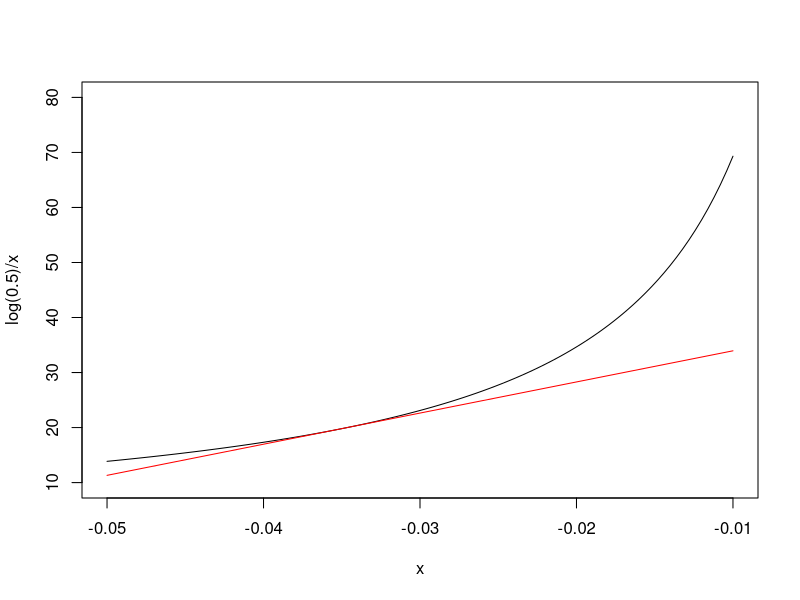

Recreate this plot in R.
## ---- chunk 1
Thalf <- log(0.5)/-0.035
Thalf
## ---- chunk 2
curve(log(0.5)/x, from=-0.05, to = -0.01, ylim=c(10,80))
curve(log(0.5)/-0.035 -(log(0.5)/((-0.035)^2)) * (x + 0.035), add=T, col="red")
## ---- chunk 3
D(expression(log(0.5)/X), "X")
## ---- chunk 4
X <- -0.035
m <- eval( D(expression(log(0.5)/X), "X") )
m
## ---- chunk 5
39.60841 + 565.8344 * -0.035
## ---- chunk 6
sqrt( m^2 * (0.00195 ^ 2) )
## ---- chunk 7
D(expression(exp(X)), "X")
## ---- chunk 8
X <- 5
m <- eval( D(expression(exp(X)), "X") )
m
## ---- chunk 9
sigma <- 0.84
sqrt( m^2 * sigma^2 )
## ---- chunk 10
X <- 3.1; W = 3.4
X * W
## ---- chunk 11
mX <- eval( D(expression(X*W), "X") )
mW <- eval( D(expression(X*W), "W") )
## ---- chunk 12
sigmaX <- 0.8; sigmaW <- 0.31; sigmaXW <- 0.55
sqrt( (mX^2)*sigmaX^2 + (mW^2)*sigmaW^2 + 2*X*W*sigmaXW )
## ---- chunk 13
der <- matrix(c(mX, mW), 1, 2)
sigma <- matrix(c(sigmaX^2, sigmaXW, sigmaXW, sigmaW^2), 2, 2, byrow = T)
sqrt( der %*% sigma %*% t(der) )
## ---- chunk 14
obj <- c("k" = -0.035)
sigma <- matrix(c(0.00195^2), 1, 1)

library(car)
deltaMethod(object = obj, g="log(0.5)/k", vcov = sigma)
## ---- chunk 15
obj <- c("X1" = 5)
sigma <- matrix(c(0.84^2), 1, 1)
deltaMethod(object = obj, g="exp(X1)", vcov = sigma)
## ---- chunk 16
obj <- c("X" = 3.1, "W" = 3.4)
sigma <- matrix(c(0.8^2, 0.55, 0.55, 0.31^2), 2, 2, byrow = T)
deltaMethod(object = obj, g="X * W", vcov = sigma)
